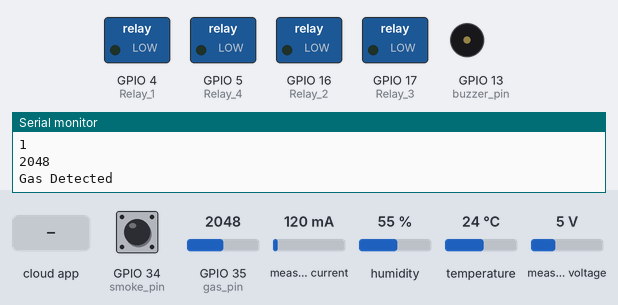
This sketch was run on a simulated ESP32. Shown: switched loads named in the sketch (green lamp = pin HIGH), buzzer (waves = sounding, pin HIGH), the last lines printed to the serial monitor. The inputs (shaded band) are chosen by the test bench; at power-on: GPIO 35 (gas_pin) = 2048, GPIO 34 (smoke_pin) HIGH, measured current 120 mA, humidity 55 %, temperature 24 °C, measured voltage 5 V. WiFi joins after 1.5 s; servers stay silent unless stated; network time is answered at once with the bench clock; the local clock reads 2024-03-15 10:24:30 at power-on unless the sketch sets it; the Firebase database answers and starts empty.

Above: at 2.7 s.
2.8 s: GPIO 35 (gas_pin) set to 652
5.1 s: GPIO 35 (gas_pin) set to 535
At 6.4 s:
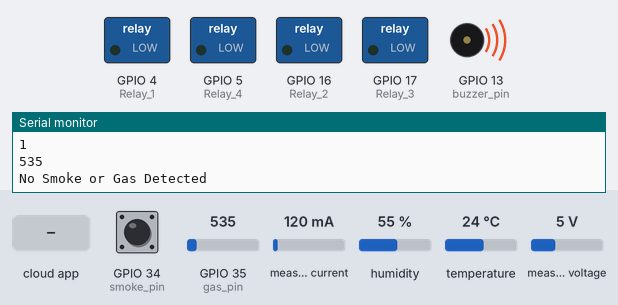
7.4 s: the phone or cloud app sets Port_1 to ON
At 9.8 s:
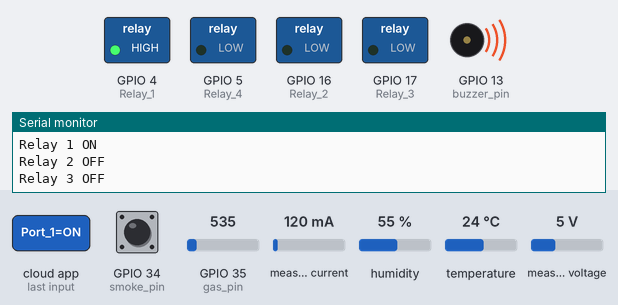
10.9 s: GPIO 34 (smoke_pin) pulled LOW for 3.2 s
At 13.0 s:
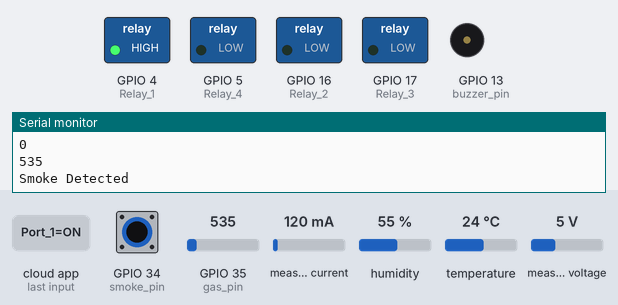
15.9 s: the phone or cloud app sets Port_2 to ON
At 16.4 s:
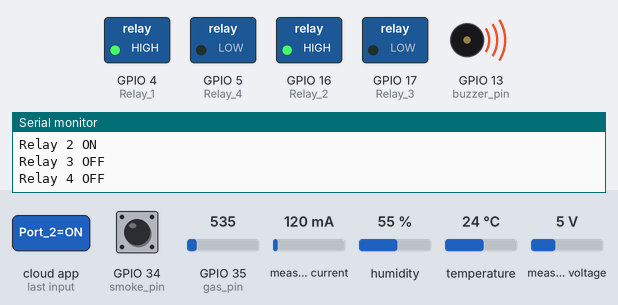
17.4 s: the phone or cloud app sets Port_3 to ON
At 19.0 s:
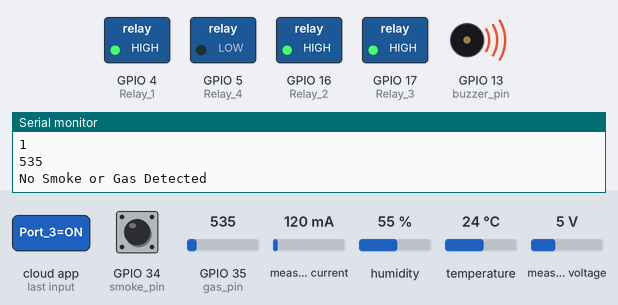
Timing chart, 0 to 20.5 s (numbered marks = the images above; inputs shaded):
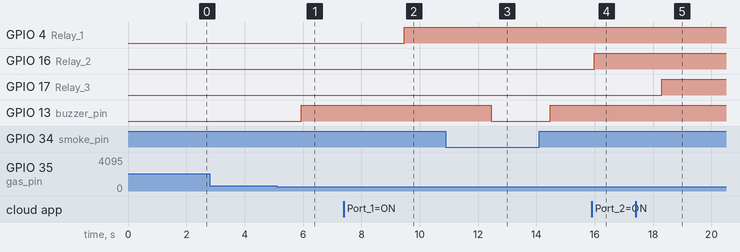

The sketch:

SmartHome.ino
```cpp
#include <WiFi.h>
#include <FirebaseESP32.h>
#include <DHT.h>
#include <PZEM004Tv30.h>
#include <NTPClient.h>
#include <WiFiUdp.h>
#include "time.h"

#define WIFI_SSID "BlockH2/13"
#define WIFI_PASSWORD "Wifiyangmana"
#define API_KEY "AIzaSyCLJ5XeI7E-5IfPPYh5kE3VV7mhmnEANRk"
#define DATABASE_URL "logical-seat-314215-default-rtdb.asia-southeast1.firebasedatabase.app"
#define USER_EMAIL "prananda3432@gmail.com"
#define USER_PASSWORD "CobaProject123"
#define DHTPin 32
#define DHTTYPE DHT22
#define RXD2 21
#define TXD2 22

FirebaseData fbdo;
FirebaseAuth auth;
FirebaseConfig config;

WiFiUDP ntpUDP;
NTPClient timeClient(ntpUDP);
DHT dht(DHTPin, DHTTYPE);
PZEM004Tv30 pzem(&Serial2, RXD2, TXD2);

String weekDays[7]={"Sunday", "Monday", "Tuesday", "Wednesday", "Thursday", "Friday", "Saturday"};
String months[12]={"January", "February", "March", "April", "May", "June", "July", "August", "September", "October", "November", "December"};
String timeStamp, weekDay, currentMonthName, dateStamp;
int monthDay, currentMonth, currentYear;
unsigned long epochTime;

boolean smoke_detected;
String Port1, Port2, Port3, Port4, temp, RH, rtdb_voltage, rtdb_current, rtdb_power, rtdb_energy;
int gas_detected, pzem_voltage;
float t, h, pzem_current, pzem_power, pzem_energy;

const byte smoke_pin = 34;
const byte gas_pin = 35;
const byte buzzer_pin = 13;
const byte Relay_1 = 4;
const byte Relay_2 = 16;
const byte Relay_3 = 17;
const byte Relay_4 = 5;

void setup() {
  Serial.begin(115200);

  pinMode(smoke_pin, INPUT);
  pinMode(gas_pin, INPUT);
  pinMode(buzzer_pin, OUTPUT);
  pinMode(Relay_1, OUTPUT);
  pinMode(Relay_2, OUTPUT);
  pinMode(Relay_3, OUTPUT);
  pinMode(Relay_4, OUTPUT);

  WiFi.begin(WIFI_SSID, WIFI_PASSWORD);
  Serial.print("Connecting to Wi-Fi");
  while (WiFi.status() != WL_CONNECTED)
  {
    Serial.print(".");
    delay(300);
  }
  Serial.print("Connected with IP: ");
  Serial.println(WiFi.localIP());
  Serial.println();

  Serial.printf("Firebase Client v%s\n\n", FIREBASE_CLIENT_VERSION);
  config.api_key = API_KEY;
  auth.user.email = USER_EMAIL;
  auth.user.password = USER_PASSWORD;
  config.database_url = DATABASE_URL;
  Firebase.begin(&config, &auth);
  Firebase.reconnectWiFi(true);

  dht.begin();

  timeClient.begin();
  timeClient.setTimeOffset(28800);
}

void loop() {
  timeClient.update();
  epochTime = timeClient.getEpochTime();
  timeStamp = timeClient.getFormattedTime();
  tm *ptm = gmtime ((time_t *)&epochTime);
  weekDay = weekDays[timeClient.getDay()];
  monthDay = ptm->tm_mday;
  currentMonth = ptm->tm_mon+1;
  currentMonthName = months[currentMonth-1];
  currentYear = ptm->tm_year+1900;
  dateStamp = (weekDay + ", " + monthDay + " " + currentMonthName + " " + currentYear);
  Firebase.RTDB.setString(&fbdo, "/NTP/Time", timeStamp);
  Firebase.RTDB.setString(&fbdo, "/NTP/Date", dateStamp);
  Serial.println(timeStamp);
  Serial.println(dateStamp);

  temp = "";
  RH = "";
  rtdb_voltage = "";
  rtdb_current = "";
  rtdb_power = "";
  rtdb_energy = "";

  smoke_detected = digitalRead(smoke_pin);
  gas_detected = analogRead(gas_pin);
  t = dht.readTemperature();
  h = dht.readHumidity();
  pzem_voltage = pzem.voltage() - 4;
  pzem_current = pzem.current();
  pzem_power = pzem.power();
  pzem_energy = pzem.energy();

  Serial.println(smoke_detected);
  Serial.println(gas_detected);

  if (smoke_detected == false){
    Serial.println("Smoke Detected");
    digitalWrite(buzzer_pin, LOW);
    Firebase.RTDB.setInt(&fbdo, "/MQ-2/Smoke", 1);
  }
  else if(gas_detected >= 600){
    Serial.println("Gas Detected");
    Firebase.RTDB.setInt(&fbdo, "/MQ-2/Gas", 1);
  }
  else {
    Serial.println("No Smoke or Gas Detected");
    digitalWrite(buzzer_pin, HIGH);
    Firebase.RTDB.setInt(&fbdo, "/MQ-2/Smoke", 0);
    Firebase.RTDB.setInt(&fbdo, "/MQ-2/Gas", 0);
  }

  temp.concat(t);
  RH.concat(h);
  Firebase.RTDB.setString(&fbdo, "/DHT-22/Temperature", temp);
  Firebase.RTDB.setString(&fbdo, "/DHT-22/Humidity", RH);

  rtdb_voltage.concat(pzem_voltage);
  rtdb_current.concat(pzem_current);
  rtdb_power.concat(pzem_power);
  rtdb_energy.concat(pzem_energy);
  Firebase.RTDB.setString(&fbdo, "/PZEM-004T/Voltage", rtdb_voltage);
  Firebase.RTDB.setString(&fbdo, "/PZEM-004T/Current", rtdb_current);
  Firebase.RTDB.setString(&fbdo, "/PZEM-004T/Power", rtdb_power);
  Firebase.RTDB.setString(&fbdo, "/PZEM-004T/Energy", rtdb_energy);

  if (Firebase.RTDB.getString(&fbdo, "/Relay/Port_1")) {
    Port1 = fbdo.stringData();
    if (Port1 == "ON") {
      digitalWrite(Relay_1, HIGH);
      Serial.println("Relay 1 ON");
    }
    else {
      digitalWrite(Relay_1, LOW);
      Serial.println("Relay 1 OFF");
    }
  }

  if (Firebase.RTDB.getString(&fbdo, "/Relay/Port_2")) {
    Port2 = fbdo.stringData();
    if (Port2 == "ON") {
      digitalWrite(Relay_2, HIGH);
      Serial.println("Relay 2 ON");
    }
    else {
      digitalWrite(Relay_2, LOW);
      Serial.println("Relay 2 OFF");
    }
  }

  if (Firebase.RTDB.getString(&fbdo, "/Relay/Port_3")) {
    Port1 = fbdo.stringData();
    if (Port1 == "ON") {
      digitalWrite(Relay_3, HIGH);
      Serial.println("Relay 3 ON");
    }
    else {
      digitalWrite(Relay_3, LOW);
      Serial.println("Relay 3 OFF");
    }
  }

  if (Firebase.RTDB.getString(&fbdo, "/Relay/Port_4")) {
    Port1 = fbdo.stringData();
    if (Port1 == "ON") {
      digitalWrite(Relay_4, HIGH);
      Serial.println("Relay 4 ON");
    }
    else {
    digitalWrite(Relay_4, LOW);
    Serial.println("Relay 4 OFF");
    }
  }
}
```

Measured:
- the behaviour switches between 600 and 599 on GPIO 35 (gas_pin) (found by bisection; images 0 and 1)
- after the input at 5.1 s, GPIO 13 (buzzer_pin): LOW → HIGH after 0.84 s
- after the input at 7.4 s, GPIO 4 (Relay_1): LOW → HIGH after 2.1 s
- after the input at 10.9 s, GPIO 13 (buzzer_pin): HIGH → LOW after 1.6 s, → HIGH 2.0 s later
- after the input at 15.9 s, GPIO 16 (Relay_2): LOW → HIGH after 0.08 s
- after the input at 17.4 s, GPIO 17 (Relay_3): LOW → HIGH after 0.90 s
